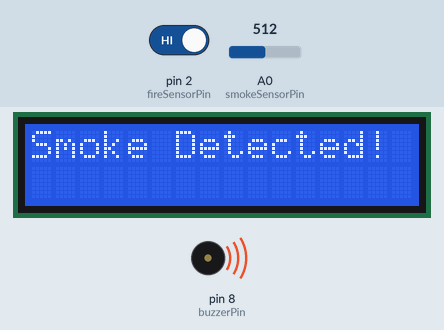
Recording of a sketch running on a simulated Arduino Uno, built with avr-gcc and run on an emulated ATmega328P. On the bench: 16×2 character LCD, buzzer (waves = sounding, pin HIGH). The inputs (shaded band) are chosen by the test bench; at power-on: A0 (smokeSensorPin) = 512, pin 2 (fireSensorPin) HIGH.

Above: at 1.2 s.
1.3 s: A0 (smokeSensorPin) set to 412
2.8 s: A0 (smokeSensorPin) set to 391
At 4.4 s:
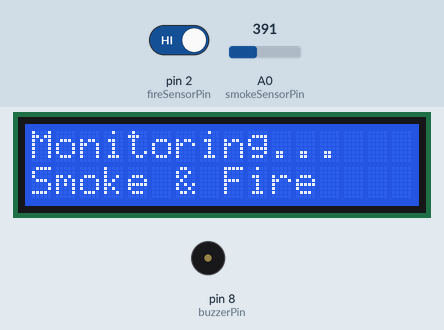
4.7 s: pin 2 (fireSensorPin) driven LOW
At 5.9 s:
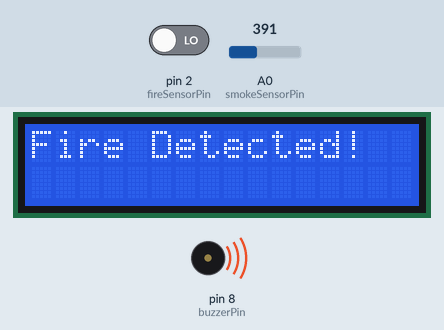
6.2 s: pin 2 (fireSensorPin) driven HIGH
At 6.8 s:
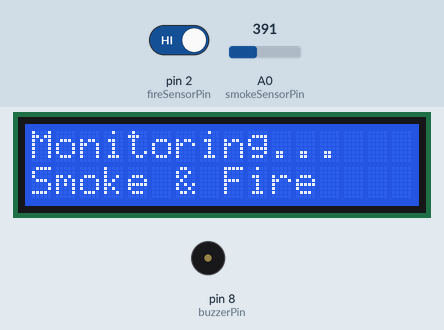
7.8 s: A0 (smokeSensorPin) set to 410
At 8.3 s:
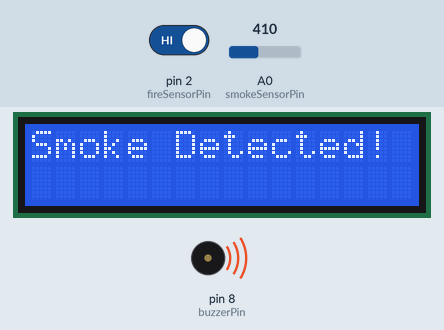
Timing chart, 0 to 10.4 s (numbered marks = the images above; inputs shaded):
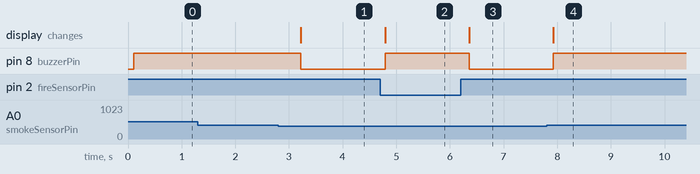

Measured:
- the behaviour switches between 401 and 400 on A0 (smokeSensorPin) (found by bisection; images 0 and 1)
- after the input at 1.3 s, every drawn part: stays the same
- after the input at 2.8 s, pin 8 (buzzerPin): HIGH → LOW after 0.42 s; the display: changes after 0.42 s (image 1)
- after the input at 4.7 s, pin 8 (buzzerPin): LOW → HIGH after 0.10 s; the display: changes after 0.10 s (image 2)
- after the input at 6.2 s, pin 8 (buzzerPin): HIGH → LOW after 0.16 s; the display: changes after 0.16 s (image 3)
- after the input at 7.8 s, pin 8 (buzzerPin): LOW → HIGH after 0.13 s; the display: changes after 0.13 s (image 4)

The sketch:

smoke_fire.ino
```cpp
// Smoke Sensor (MQ-5):
// VCC → 5V
// GND → GND
// AO (analog output) → A0 on Arduino
// Fire Sensor:
// VCC → 5V
// GND → GND
// D0 (digital output) → D2 on Arduino
// Buzzer:
// Positive (+) → D8 on Arduino
// Negative (-) → GND
// LCD (I2C):
// SDA → A4 (on Arduino)
// SCL → A5 (on Arduino)

#include <Wire.h>
#include <LiquidCrystal_I2C.h>

// Initialize LCD with I2C address 0x27, 16 columns, and 2 rows
LiquidCrystal_I2C lcd(0x27, 16, 2);

// Pin definitions
const int smokeSensorPin = A0;  // Analog pin for MQ-5
const int fireSensorPin = 2;    // Digital pin for fire sensor
const int buzzerPin = 8;        // Buzzer pin

// Threshold values (can be adjusted based on sensor sensitivity)
int smokeThreshold = 400;  // Analog threshold for MQ-5

void setup() {
  // Initialize LCD
  lcd.begin();
  lcd.backlight();

  // Initialize sensor and buzzer pins
  pinMode(smokeSensorPin, INPUT);
  pinMode(fireSensorPin, INPUT);
  pinMode(buzzerPin, OUTPUT);

  // Print initial message on the LCD
  lcd.setCursor(0, 0);
  lcd.print("Monitoring...");
  lcd.setCursor(0, 1);
  lcd.print("Smoke & Fire");
}

void loop() {
  // Read sensor values
  int smokeValue = analogRead(smokeSensorPin);
  int fireValue = digitalRead(fireSensorPin);

  // Check smoke levels
  if (smokeValue > smokeThreshold) {
    alert("Smoke Detected!");
  }
  // Check fire sensor
  else if (fireValue == LOW) {  // Fire sensor is active-low
    alert("Fire Detected!");
  }
  // No danger detected
  else {
    noAlert();
  }

  delay(500);  // Wait for half a second before the next reading
}

void alert(String message) {
  // Display warning message on the LCD
  lcd.clear();
  lcd.setCursor(0, 0);
  lcd.print(message);

  // Activate the buzzer
  digitalWrite(buzzerPin, HIGH);
}

void noAlert() {
  // Clear any alert message
  lcd.clear();
  lcd.setCursor(0, 0);
  lcd.print("Monitoring...");
  lcd.setCursor(0, 1);
  lcd.print("Smoke & Fire");

  // Deactivate the buzzer
  digitalWrite(buzzerPin, LOW);
}
```
